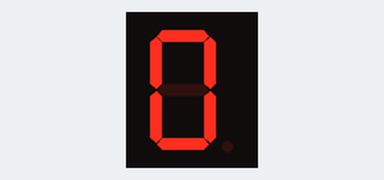
Recording of a sketch running on a simulated Arduino Uno, built with avr-gcc and run on an emulated ATmega328P. Shown: 1-digit seven-segment display. Wiring (inferred from the names in the program): 1-digit 7-segment display, segments lit when HIGH: segments pin 2, pin 3, pin 4, pin 5, pin 6, pin 7, pin 8. The segment pins are drawn as the display they are named for.

Above: at 0.1 s.
At 3.1 s:
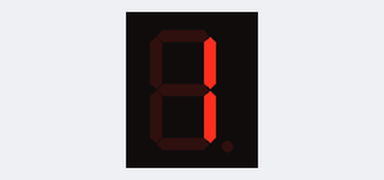
At 9.1 s:
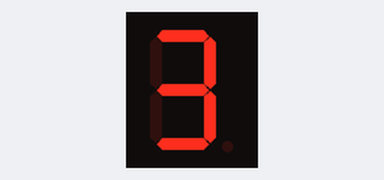
At 18.1 s:
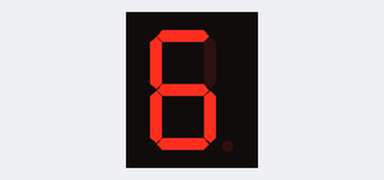
At 27.1 s:
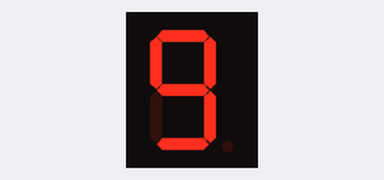
At 36.1 s:
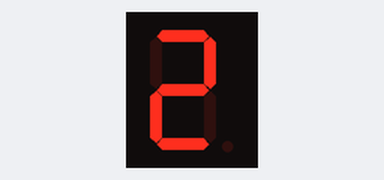

Measured:
- what the display in image 1 shows lasts 3.0 s, from 3.0 s to 6.0 s

The sketch:

SevenSegmentLed.ino
```cpp
//Program Name: Seven Segment Display
//Group Name : Hazim and Megat
//1. Hazim Farhan
//2. Megat M.Irfan
int a=2,b=3,c=4,d=5,e=6,f=7,g=8;
void setup() {
  // put your setup code here, to run once:
  pinMode(a,OUTPUT);
  pinMode(b,OUTPUT);
  pinMode(c,OUTPUT);
  pinMode(d,OUTPUT);
  pinMode(e,OUTPUT);
  pinMode(f,OUTPUT);
  pinMode(g,OUTPUT);
}

void loop() {
  // put your main code here, to run repeatedly:

  // no. 0
  digitalWrite(a,HIGH);
  digitalWrite(b,HIGH);
  digitalWrite(c,HIGH);
  digitalWrite(d,HIGH);
  digitalWrite(e,HIGH);
  digitalWrite(f,HIGH);
  digitalWrite(g,LOW);
  delay(3000);

   // no. 1
  digitalWrite(a,LOW);
  digitalWrite(b,HIGH);
  digitalWrite(c,HIGH);
  digitalWrite(d,LOW);
  digitalWrite(e,LOW);
  digitalWrite(f,LOW);
  digitalWrite(g,LOW);
  delay(3000);

   // no. 2
  digitalWrite(a,HIGH);
  digitalWrite(b,HIGH);
  digitalWrite(c,LOW);
  digitalWrite(d,HIGH);
  digitalWrite(e,HIGH);
  digitalWrite(f,LOW);
  digitalWrite(g,HIGH);
  delay(3000);

   // no. 3
  digitalWrite(a,HIGH);
  digitalWrite(b,HIGH);
  digitalWrite(c,HIGH);
  digitalWrite(d,HIGH);
  digitalWrite(e,LOW);
  digitalWrite(f,LOW);
  digitalWrite(g,HIGH);
  delay(3000);

   // no. 4
  digitalWrite(a,LOW);
  digitalWrite(b,HIGH);
  digitalWrite(c,HIGH);
  digitalWrite(d,LOW);
  digitalWrite(e,LOW);
  digitalWrite(f,HIGH);
  digitalWrite(g,HIGH);
  delay(3000);

   // no. 5
  digitalWrite(a,HIGH);
  digitalWrite(b,LOW);
  digitalWrite(c,HIGH);
  digitalWrite(d,HIGH);
  digitalWrite(e,LOW);
  digitalWrite(f,HIGH);
  digitalWrite(g,HIGH);
  delay(3000);

   // no. 6
  digitalWrite(a,HIGH);
  digitalWrite(b,LOW);
  digitalWrite(c,HIGH);
  digitalWrite(d,HIGH);
  digitalWrite(e,HIGH);
  digitalWrite(f,HIGH);
  digitalWrite(g,HIGH);
  delay(3000);

   // no. 7
  digitalWrite(a,HIGH);
  digitalWrite(b,HIGH);
  digitalWrite(c,HIGH);
  digitalWrite(d,LOW);
  digitalWrite(e,LOW);
  digitalWrite(f,LOW);
  digitalWrite(g,LOW);
  delay(3000);

   // no. 8
  digitalWrite(a,HIGH);
  digitalWrite(b,HIGH);
  digitalWrite(c,HIGH);
  digitalWrite(d,HIGH);
  digitalWrite(e,HIGH);
  digitalWrite(f,HIGH);
  digitalWrite(g,HIGH);
  delay(3000);

   // no. 9
  digitalWrite(a,HIGH);
  digitalWrite(b,HIGH);
  digitalWrite(c,HIGH);
  digitalWrite(d,HIGH);
  digitalWrite(e,LOW);
  digitalWrite(f,HIGH);
  digitalWrite(g,HIGH);
  delay(3000);
}
```
